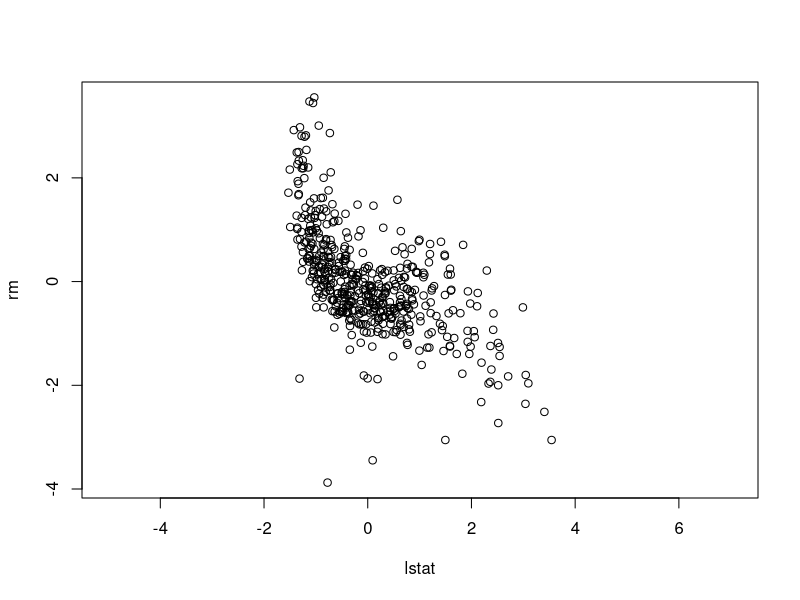
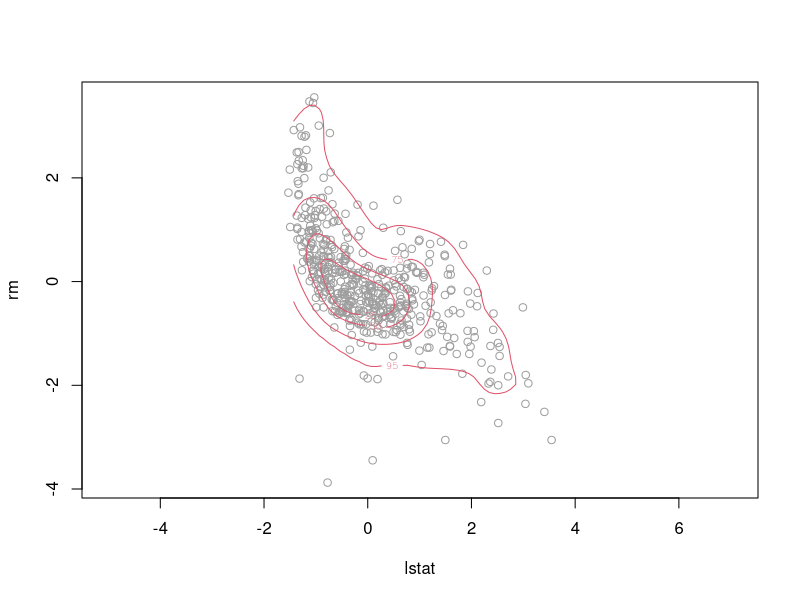
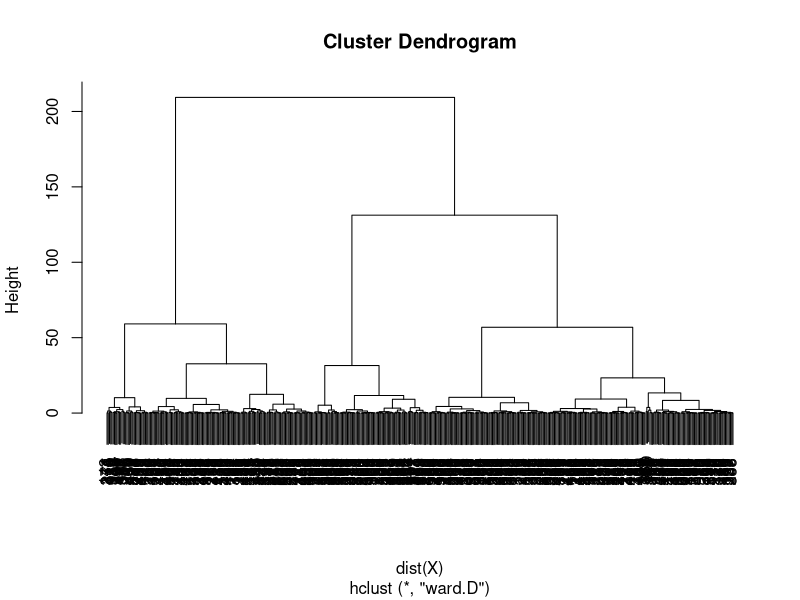
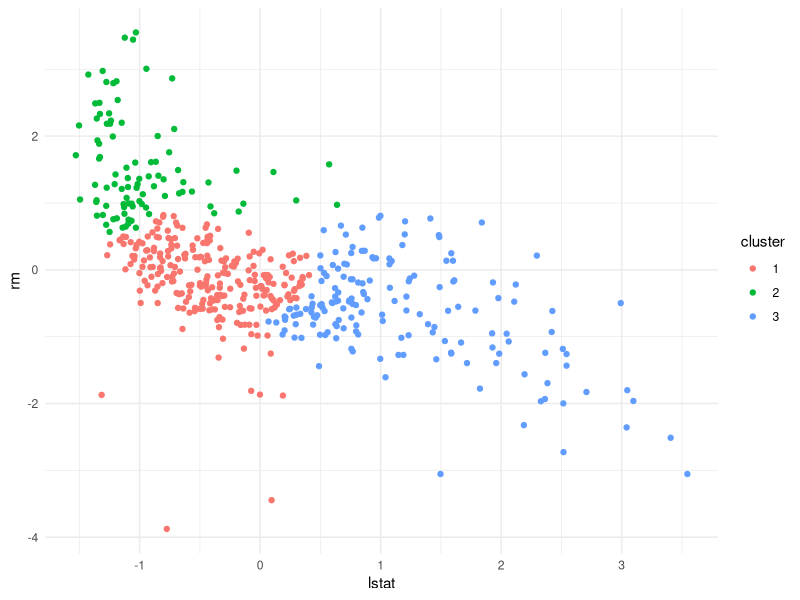
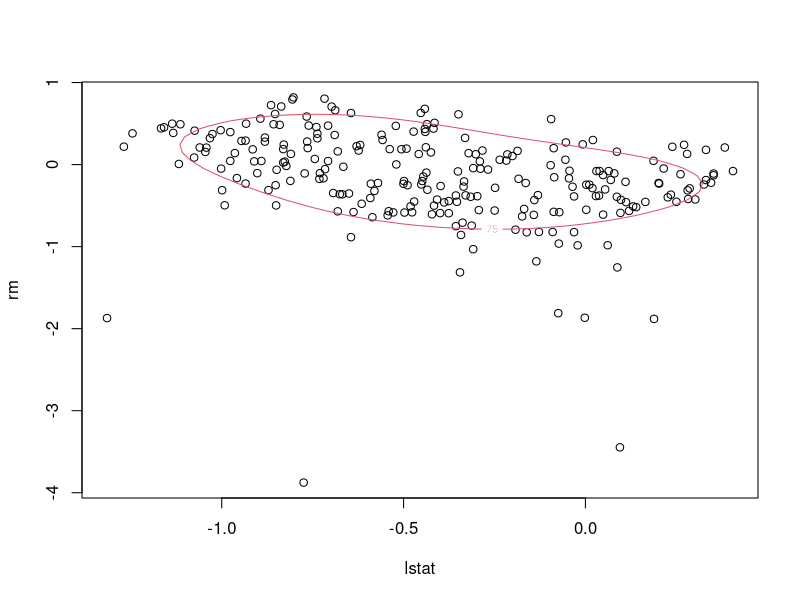
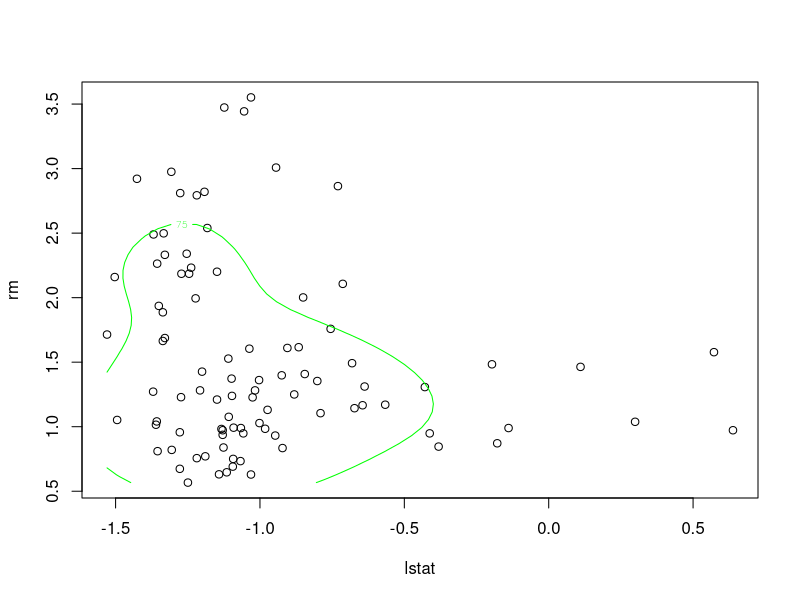
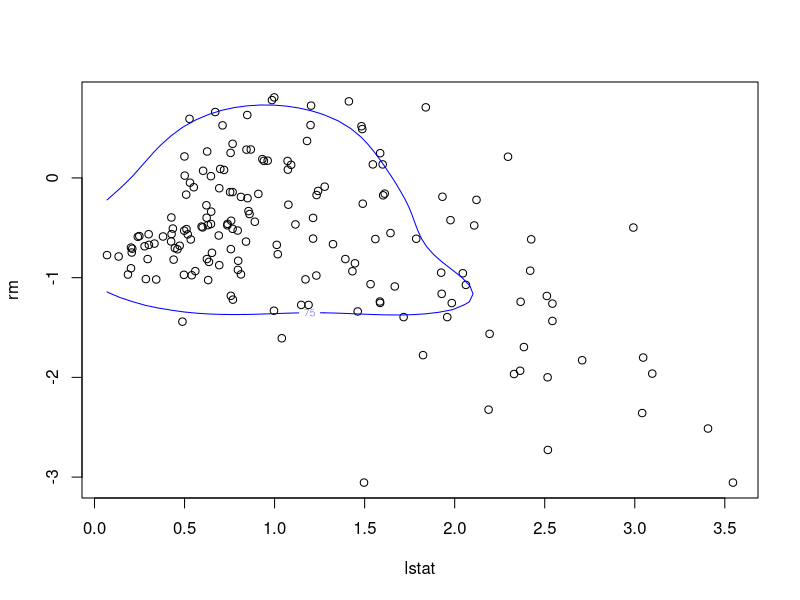
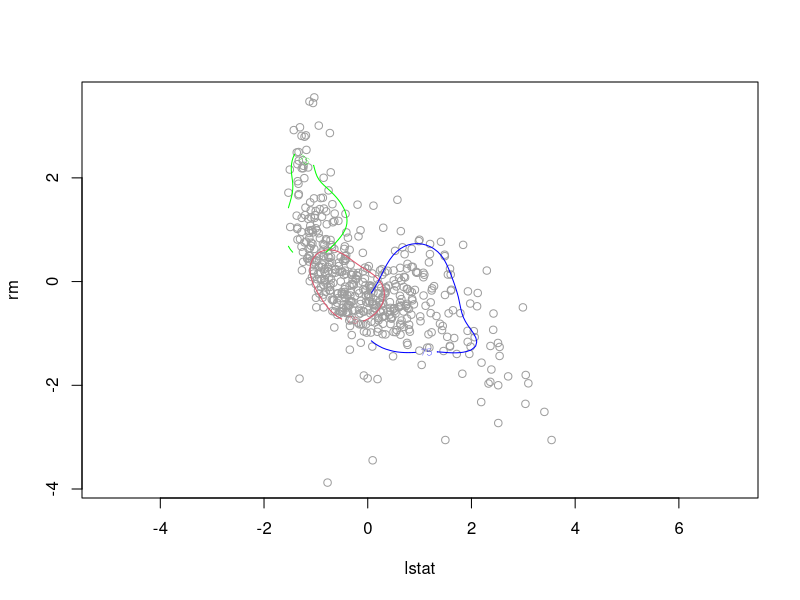

R code for these plots, in order:
## ---- chunk 1
knitr::opts_chunk$set(echo = TRUE, comment = "#>")
library(sm)
library(ggplot2)
library(dplyr)
## ---- chunk 2
data("Boston", package = "MASS")
X <- scale(Boston[,c(13,6)])
plot(X,as=1)
## ---- chunk 3
# Valid choice of a
a.domain <- seq(0.1, 1, by = 0.1)

# Number of data points
n <- dim(X)[1]

# Create storage for the sample log-likelihoods
f.hat.cv <- matrix(0, nrow = length(a.domain))

# Iterate through a values
for (i in 1:length(a.domain)) {
  # Iterate over all data points
  for (j in 1:n) {
    # Remove data point j from the data 
    point.j <- matrix(X[j,], ncol = 2)
    X.j <- X[-j,]
    # Calculate the likelihood of x.j (with x.j left out)
    f.hat.j <- sm.density(X.j, h = a.domain[i]*c(1,1), display="none",
                          eval.grid = F, eval.points = point.j)$estimate
    # Add the logarithm of the estimate to the total log-likelihood
    f.hat.cv[i] <- f.hat.cv[i] + log(f.hat.j)
  }
}

# Maximum likelihood cross-validation value of a
a.ml <- a.domain[which.max(f.hat.cv)]

# Plotting the density estimation with our chosen a value
plot(X, as = 1, col = 8)
sm.density(X, h = a.ml*c(1,1), display = "slice",
           props = c(25,50,75,95), col = 2, add = T)
## ---- chunk 4
a.domain
## ---- chunk 5
hcl1 <- hclust(dist(X), method="ward.D") # Euclidean distance, ward.D method. 
plot(hcl1)
## ---- chunk 6
clusts <- cutree(hcl1, 3)
df <- data.frame(lstat = X[,1], rm = X[,2], cluster = factor(clusts))
ggplot(df, aes(x = lstat, y = rm)) + 
   geom_point(aes(colour = cluster)) +
   theme_minimal()
## ---- chunk 7
# Data from cluster 1.
clust1.data <- df %>% dplyr::filter(cluster == "1")

# Non-parametric estimation of the joint density. 
plot(clust1.data[, c(1,2)])
sm.density(clust1.data[, c(1,2)], h = a.ml*c(1,1), display="slice",props=c(75),col=2,add=TRUE)
## ---- chunk 8
# Data from cluster 1.
clust2.data <- df %>% dplyr::filter(cluster == "2")

# Non-parametric estimation of the joint density. 
plot(clust2.data[, c(1,2)])
sm.density(clust2.data[, c(1,2)], h = a.ml*c(1,1), display="slice",props=c(75),col="green",add=TRUE)
## ---- chunk 9
# Data from cluster 1.
clust3.data <- df %>% dplyr::filter(cluster == "3")

# Non-parametric estimation of the joint density. 
plot(clust3.data[, c(1,2)])
sm.density(clust3.data[, c(1,2)], h = a.ml*c(1,1), display="slice",props=c(75),col="blue",add=TRUE)
## ---- chunk 10
plot(X, as=1, col = 8)
sm.density(clust1.data[, c(1,2)], h = a.ml*c(1,1), display="slice",props=c(75),col=2,add=TRUE)
sm.density(clust2.data[, c(1,2)], h = a.ml*c(1,1), display="slice",props=c(75),col="green", add=TRUE)
sm.density(clust3.data[, c(1,2)], h = a.ml*c(1,1), display="slice",props=c(75),col="blue", add=TRUE)
## ---- chunk 11
# Dette kan fjernes. 
# Which of the following values should we trust?
h1 <- h.select(X, method = "cv")
h2 <- hcv(X, method = "cv")

# Density estimation using the value of a found above. 
plot(X,as=1, col = 8)
sm.density(X, h = h1[[1]]*c(1,1), display="slice",props=c(25,50,75,95),col=2,add=TRUE)
